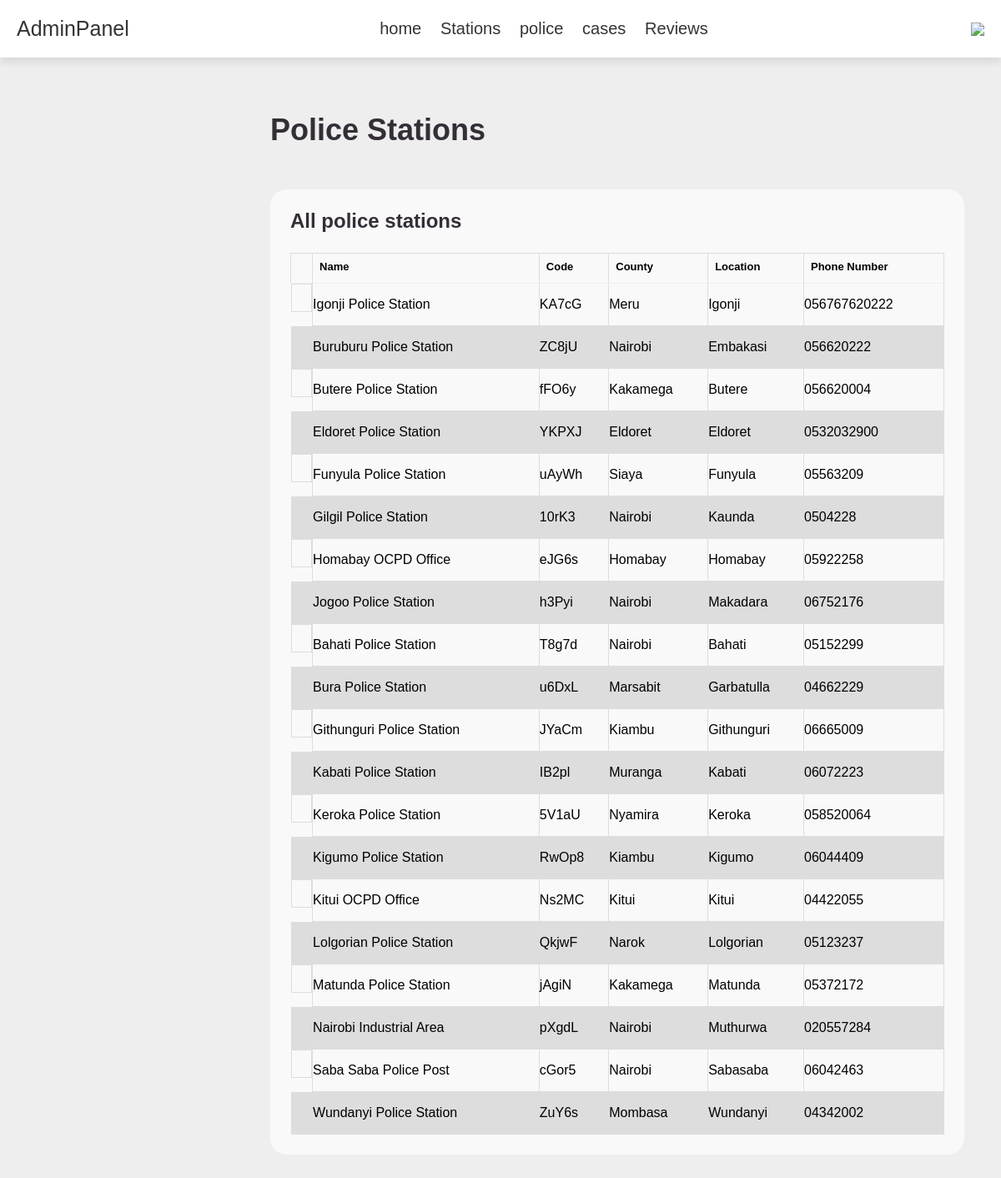
The page /stations.php (signed in) on the database its author committed.
### tables this page shows
CREATE TABLE `police_station` (
  `id` int(100) NOT NULL,
  `name` varchar(100) NOT NULL,
  `code` varchar(100) NOT NULL,
  `county` varchar(100) NOT NULL,
  `location` varchar(100) NOT NULL,
  `phone` varchar(100) NOT NULL
);

### stations.php (the view, shortened to what this page needs)
<?php
include("admin_header.php");
include 'config.php';
?>
<!DOCTYPE html>
<html lang="en">
<head>
	<link rel="stylesheet" href="css/style.css">
	<link rel="stylesheet" href="css/admin_style.css">
	<link rel="stylesheet" href="css/admin.css">
</head>
<body>
	<section id="content">
		<main>
			<div class="head-title">
				<div class="left">
					<h1>Police Stations</h1>
				</div>
				<div class="table-data">
					<div class="order">
						<div class="head">
							<h3>All police stations</h3>
						</div>
						<table>
							<thead>
								<tr>
									<th></th>
									<th>Name</th>
									<th>Code</th>
									<th>County</th>
									<th>Location</th>
									<th>Phone Number</th>
								</tr>
							</thead>
							<tbody>
								<?php
								$stations_query = mysqli_query($conn, "SELECT * FROM police_station") or die('query failed');
								if (mysqli_num_rows($stations_query) > 0) {
									while ($fetch_stations = mysqli_fetch_assoc($stations_query)) {
								?>
										<tr>
											<td></td>
											<td>
												<p><?php echo $fetch_stations['name']; ?></p>
											</td>
											<td><?php echo $fetch_stations['code']; ?></td>
											<td><?php echo $fetch_stations['county']; ?></td>
											<td><?php echo $fetch_stations['location']; ?></span></td>
											<td><?php echo $fetch_stations['phone']; ?></td>
										</tr>
					</div>
			<?php }
								}
			?>
		</main>
	</section>
</body>
</html>

### style.css (style rules this page uses)
:root { --purple: #8e44ad; --red: #c0392b; --orange: #f39c12; --black: #333; --white: #fff; --light-color: #666; --light-white: #ccc; --light-bg: #f5f5f5; --border: 0.1rem solid var(--black); --box-shadow: 0 0.5rem 1rem rgba(0, 0, 0, 0.1); }
* { font-family: sans-serif; margin: 0; padding: 0; box-sizing: border-box; outline: none; border: none; text-decoration: none; transition: all 0.2s linear; }
html { font-size: 62.5%; overflow-x: hidden; }
section { padding: 50px 100px; }

### admin_style.css (style rules this page uses)
:root { --purple: #8e44ad; --red: #c0392b; --orange: #f39c12; --black: #333; --white: #fff; --light-color: #666; --light-white: #ccc; --light-bg: #f5f5f5; --border: 0.1rem solid var(--black); --box-shadow: 0 0.5rem 1rem rgba(0, 0, 0, 0.1); }
* { font-family: sans-serif; margin: 0; padding: 0; box-sizing: border-box; outline: none; border: none; text-decoration: none; transition: all 0.2s linear; }
html { font-size: 62.5%; overflow-x: hidden; }
body { background-color: var(--light-bg); }
section { padding: 3rem 2rem; }
:root { --poppins: 'Poppins', sans-serif; --lato: 'Lato', sans-serif; --light: #F9F9F9; --blue: #3C91E6; --light-blue: #CFE8FF; --grey: #eee; --dark-grey: #AAAAAA; --dark: #342E37; --red: #DB504A; --yellow: #FFCE26; --light-yellow: #FFF2C6; --orange: #FD7238; --light-orange: #FFE0D3; }
body { background: var(--grey); overflow-x: hidden; }
#content { position: relative; width: calc(100% - 280px); left: 280px; transition: .3s ease; }
table { font-family: arial, sans-serif; border-collapse: collapse; width: 100%; }
td, th { border: 1px solid #dddddd; text-align: left; padding: 8px; }
tr:nth-child(even) { background-color: #dddddd; }
#content main { width: 100%; padding: 36px 24px; font-family: var(--black); max-height: calc(100vh - 56px); overflow-y: auto; }
#content main .head-title { display: flex; align-items: center; justify-content: space-between; grid-gap: 16px; flex-wrap: wrap; }
#content main .head-title .left h1 { font-size: 36px; font-weight: 600; margin-bottom: 10px; color: var(--dark); }

### admin.css (style rules this page uses)
:root { --poppins: 'Poppins', sans-serif; --lato: 'Lato', sans-serif; --light: #F9F9F9; --blue: #3C91E6; --light-blue: #CFE8FF; --grey: #eee; --dark-grey: #AAAAAA; --dark: #342E37; --red: #DB504A; --yellow: #FFCE26; --light-yellow: #FFF2C6; --orange: #FD7238; --light-orange: #FFE0D3; }
body { background: var(--grey); overflow-x: hidden; }
#content { position: relative; width: calc(100% - 280px); left: 280px; transition: .3s ease; }
#content main { width: 100%; padding: 36px 24px; font-family: var(--poppins); max-height: calc(100vh - 56px); overflow-y: auto; }
#content main .head-title { display: flex; align-items: center; justify-content: space-between; grid-gap: 16px; flex-wrap: wrap; }
#content main .head-title .left h1 { font-size: 36px; font-weight: 600; margin-bottom: 10px; color: var(--dark); }
#content main .table-data { display: flex; flex-wrap: wrap; grid-gap: 24px; margin-top: 24px; width: 100%; color: var(--dark); }
#content main .table-data > div { border-radius: 20px; background: var(--light); padding: 24px; overflow-x: auto; }
#content main .table-data .head { display: flex; align-items: center; grid-gap: 16px; margin-bottom: 24px; }
#content main .table-data .head h3 { margin-right: auto; font-size: 24px; font-weight: 600; }
#content main .table-data .order { flex-grow: 1; flex-basis: 500px; }
#content main .table-data .order table { width: 100%; border-collapse: collapse; }
#content main .table-data .order table th { padding-bottom: 12px; font-size: 13px; text-align: left; border-bottom: 1px solid var(--grey); }
#content main .table-data .order table td { padding: 16px 0; }
#content main .table-data .order table tr td:first-child { display: flex; align-items: center; grid-gap: 12px; padding-left: 6px; }

### rows shown on the page
police_station: name "Igonji Police Station", code "KA7cG", county "Meru", location "Igonji", phone "056767620222"
police_station: name "Buruburu Police Station", code "ZC8jU", county "Nairobi", location "Embakasi", phone "056620222"
police_station: name "Butere Police Station", code "fFO6y", county "Kakamega", location "Butere", phone "056620004"
police_station: name "Eldoret Police Station", code "YKPXJ", county "Eldoret", location "Eldoret", phone "0532032900"
police_station: name "Funyula Police Station", code "uAyWh", county "Siaya", location "Funyula", phone "05563209"
police_station: name "Gilgil Police Station", code "10rK3", county "Nairobi", location "Kaunda", phone "0504228"
police_station: name "Homabay OCPD Office", code "eJG6s", county "Homabay", location "Homabay", phone "05922258"
police_station: name "Jogoo Police Station", code "h3Pyi", county "Nairobi", location "Makadara", phone "06752176"
police_station: name "Bahati Police Station", code "T8g7d", county "Nairobi", location "Bahati", phone "05152299"
police_station: name "Bura Police Station", code "u6DxL", county "Marsabit", location "Garbatulla", phone "04662229"
police_station: name "Githunguri Police Station", code "JYaCm", county "Kiambu", location "Githunguri", phone "06665009"
police_station: name "Kabati Police Station", code "IB2pl", county "Muranga", location "Kabati", phone "06072223"
police_station: name "Keroka Police Station", code "5V1aU", county "Nyamira", location "Keroka", phone "058520064"
police_station: name "Kigumo Police Station", code "RwOp8", county "Kiambu", location "Kigumo", phone "06044409"
police_station: name "Kitui OCPD Office", code "Ns2MC", county "Kitui", location "Kitui", phone "04422055"
police_station: name "Lolgorian Police Station", code "QkjwF", county "Narok", location "Lolgorian", phone "05123237"
police_station: name "Matunda Police Station", code "jAgiN", county "Kakamega", location "Matunda", phone "05372172"
police_station: name "Nairobi Industrial Area", code "pXgdL", county "Nairobi", location "Muthurwa", phone "020557284"
police_station: name "Saba Saba Police Post", code "cGor5", county "Nairobi", location "Sabasaba", phone "06042463"
police_station: name "Wundanyi Police Station", code "ZuY6s", county "Mombasa", location "Wundanyi", phone "04342002"
